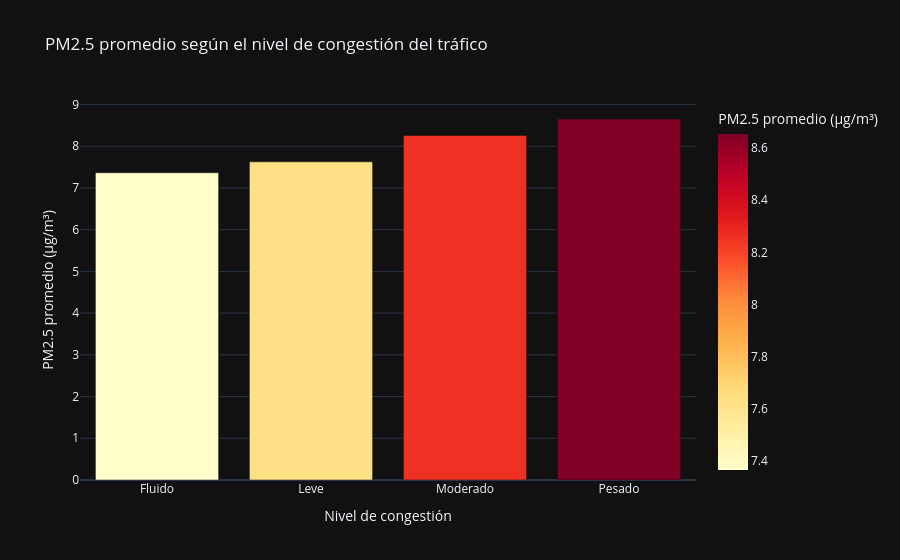

Write notebook code for a chart like this one.
### Code cell
visualizar.graficar_pm25_por_congestion()

### Figure 1 — Plotly figure (JSON) as saved in the notebook; plotly's stock layout.template omitted (floating-point values rounded to 4 significant figures)
{"data": [{"hovertemplate": "Nivel de congestión=%{x}<br>PM2.5 promedio (µg/m³)=%{marker.color}<extra></extra>", "legendgroup": "", "marker": {"color": [7.366, 7.627, 8.259, 8.654], "coloraxis": "coloraxis", "pattern": {"shape": ""}}, "name": "", "orientation": "v", "showlegend": false, "textposition": "auto", "x": ["Fluido", "Leve", "Moderado", "Pesado"], "xaxis": "x", "y": [7.366, 7.627, 8.259, 8.654], "yaxis": "y", "type": "bar"}], "layout": {"xaxis": {"anchor": "y", "domain": [0.0, 1.0], "title": {"text": "Nivel de congestión"}, "categoryorder": "array", "categoryarray": ["Fluido", "Leve", "Moderado", "Pesado"]}, "yaxis": {"anchor": "x", "domain": [0.0, 1.0], "title": {"text": "PM2.5 promedio (µg/m³)"}}, "coloraxis": {"colorbar": {"title": {"text": "PM2.5 promedio (µg/m³)"}}, "colorscale": [[0.0, "rgb(255,255,204)"], [0.125, "rgb(255,237,160)"], [0.25, "rgb(254,217,118)"], [0.375, "rgb(254,178,76)"], [0.5, "rgb(253,141,60)"], [0.625, "rgb(252,78,42)"], [0.75, "rgb(227,26,28)"], [0.875, "rgb(189,0,38)"], [1.0, "rgb(128,0,38)"]], "autocolorscale": false}, "legend": {"tracegroupgap": 0}, "title": {"text": "PM2.5 promedio según el nivel de congestión del tráfico"}, "barmode": "relative"}}
